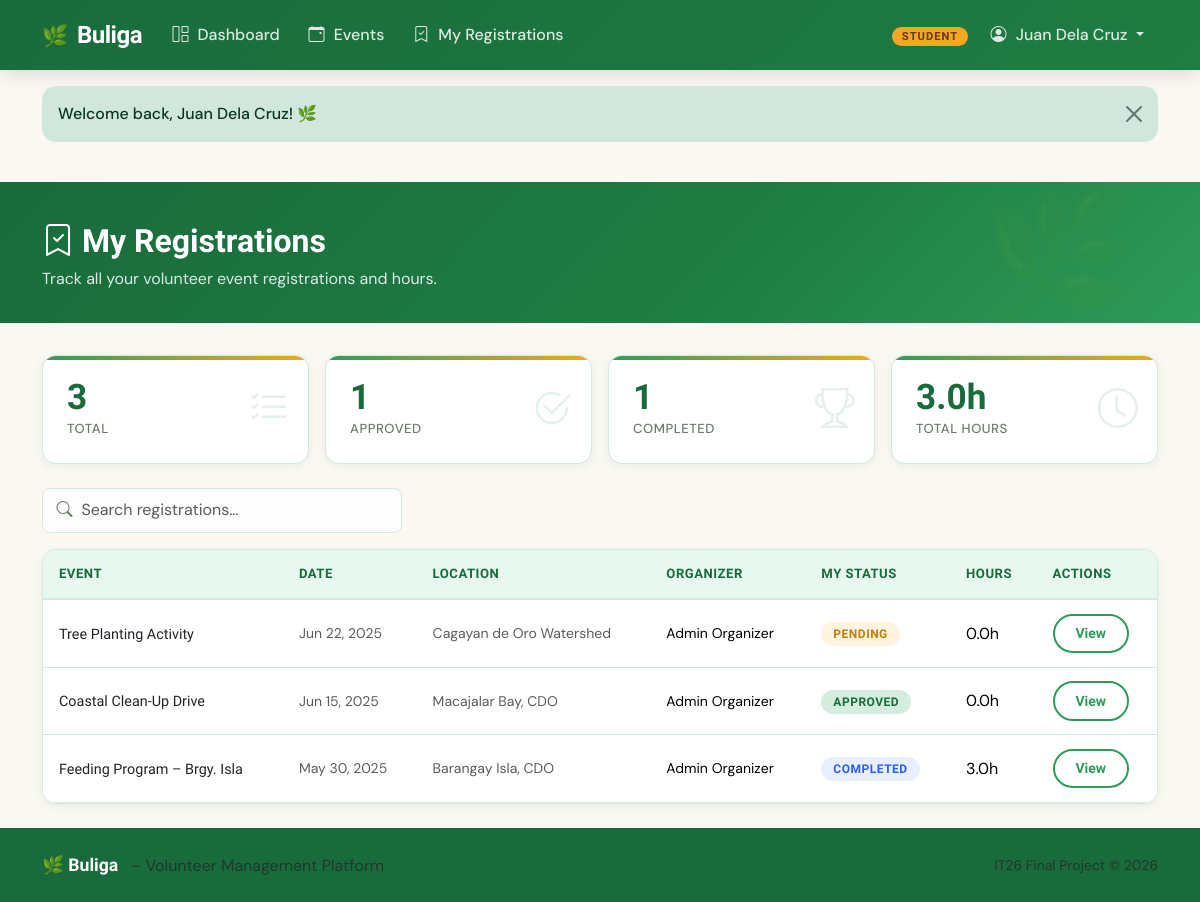
The page /student/my-registrations.php (signed in) on the database its author committed.
### tables this page shows
CREATE TABLE registrations (
    id              INT AUTO_INCREMENT PRIMARY KEY,
    student_id      INT             NOT NULL,
    event_id        INT             NOT NULL,
    status          ENUM('pending','approved','rejected','completed') NOT NULL DEFAULT 'pending',
    hours_rendered  DECIMAL(5,2)    DEFAULT 0.00,
    registered_at   DATETIME        DEFAULT CURRENT_TIMESTAMP,
    updated_at      DATETIME        DEFAULT CURRENT_TIMESTAMP ON UPDATE CURRENT_TIMESTAMP,
    UNIQUE KEY uq_student_event (student_id, event_id),
    CONSTRAINT fk_reg_student
        FOREIGN KEY (student_id) REFERENCES users(id) ON DELETE CASCADE,
    CONSTRAINT fk_reg_event
        FOREIGN KEY (event_id) REFERENCES events(id) ON DELETE CASCADE
);

CREATE TABLE events (
    id              INT AUTO_INCREMENT PRIMARY KEY,
    organizer_id    INT             NOT NULL,
    title           VARCHAR(220)    NOT NULL,
    description     TEXT            NOT NULL,
    location        VARCHAR(255)    NOT NULL,
    event_date      DATE            NOT NULL,
    start_time      TIME            NOT NULL,
    end_time        TIME            NOT NULL,
    slots           INT             NOT NULL DEFAULT 20,      
    image_url       VARCHAR(255)    DEFAULT NULL,
    status          ENUM('open','closed','cancelled') NOT NULL DEFAULT 'open',
    created_at      DATETIME        DEFAULT CURRENT_TIMESTAMP,
    updated_at      DATETIME        DEFAULT CURRENT_TIMESTAMP ON UPDATE CURRENT_TIMESTAMP,
    CONSTRAINT fk_events_organizer
        FOREIGN KEY (organizer_id) REFERENCES users(id) ON DELETE CASCADE
);

CREATE TABLE users (
    id          INT AUTO_INCREMENT PRIMARY KEY,
    full_name   VARCHAR(150)    NOT NULL,
    email       VARCHAR(180)    NOT NULL UNIQUE,
    password    VARCHAR(255)    NOT NULL,                     
    role        ENUM('student','organizer') NOT NULL DEFAULT 'student',
    avatar_url  VARCHAR(255)    DEFAULT NULL,
    bio         TEXT            DEFAULT NULL,
    created_at  DATETIME        DEFAULT CURRENT_TIMESTAMP,
    updated_at  DATETIME        DEFAULT CURRENT_TIMESTAMP ON UPDATE CURRENT_TIMESTAMP
);

### student/my-registrations.php (the view, shortened to what this page needs)
<?php
$db  = getDB();
$uid = currentUserId();
$stmt = $db->prepare("
    SELECT
        r.id           AS reg_id,
        r.status       AS reg_status,
        r.hours_rendered,
        r.registered_at,
        e.id           AS event_id,
        e.title        AS event_title,
        e.event_date,
        e.location,
        e.start_time,
        e.end_time,
        e.status       AS event_status,
        u.full_name    AS organizer_name
    FROM registrations r
    INNER JOIN events e ON r.event_id = e.id       -- INNER JOIN: event data
    INNER JOIN users u  ON e.organizer_id = u.id   -- INNER JOIN: organizer data
    WHERE r.student_id = ?
    ORDER BY e.event_date DESC
");
$stmt->execute([$uid]);
$regs = $stmt->fetchAll();
$total_hours = array_sum(array_column($regs, 'hours_rendered'));
require_once __DIR__ . '/../includes/header.php';
?>
<div class="page-hero">
    <div class="container">
        <h1><i class="bi bi-bookmark-check me-2"></i>My Registrations</h1>
        <p>Track all your volunteer event registrations and hours.</p>
    </div>
</div>
<div class="container">
    <div class="row g-3 mb-4">
        <div class="col-6 col-md-3">
            <div class="stat-card">
                <div class="stat-value"><?= count($regs) ?></div>
                <div class="stat-label">Total</div>
                <i class="bi bi-list-check stat-icon"></i>
            </div>
        </div>
        <div class="col-6 col-md-3">
            <div class="stat-card">
                <div class="stat-value"><?= count(array_filter($regs, fn($r) => $r['reg_status'] === 'approved')) ?></div>
                <div class="stat-label">Approved</div>
                <i class="bi bi-check2-circle stat-icon"></i>
            </div>
        </div>
        <div class="col-6 col-md-3">
            <div class="stat-card">
                <div class="stat-value"><?= count(array_filter($regs, fn($r) => $r['reg_status'] === 'completed')) ?></div>
                <div class="stat-label">Completed</div>
                <i class="bi bi-trophy stat-icon"></i>
            </div>
        </div>
        <div class="col-6 col-md-3">
            <div class="stat-card">
                <div class="stat-value"><?= number_format($total_hours, 1) ?>h</div>
                <div class="stat-label">Total Hours</div>
                <i class="bi bi-clock stat-icon"></i>
            </div>
        </div>
    </div>
    <div class="mb-3 search-bar" style="max-width:360px;">
        <i class="bi bi-search"></i>
        <input type="text" class="form-control"
               data-search-table="#regTable"
               placeholder="Search registrations…" />
    </div>
    <?php if ($regs): ?>
    <div class="buliga-table">
        <table class="table mb-0" id="regTable">
            <thead>
                <tr>
                    <th data-sortable>Event</th>
                    <th data-sortable>Date</th>
                    <th data-sortable>Location</th>
                    <th data-sortable>Organizer</th>
                    <th data-sortable>My Status</th>
                    <th data-sortable>Hours</th>
                    <th>Actions</th>
                </tr>
            </thead>
            <tbody>
            <?php foreach ($regs as $r): ?>
                <tr>
                    <td>
                        <a href="/student/event-detail.php?id=<?= $r['event_id'] ?>"
                           class="fw-sora text-dark" style="font-size:.9rem;">
                            <?= htmlspecialchars($r['event_title']) ?>
                        </a>
                    </td>
                    <td class="small text-muted"><?= date('M d, Y', strtotime($r['event_date'])) ?></td>
                    <td class="small text-muted"><?= htmlspecialchars($r['location']) ?></td>
                    <td class="small"><?= htmlspecialchars($r['organizer_name']) ?></td>
                    <td>
                        <span class="status-badge status-<?= $r['reg_status'] ?>">
                            <?= ucfirst($r['reg_status']) ?>
                        </span>
                    </td>
                    <td><?= number_format($r['hours_rendered'], 1) ?>h</td>
                    <td>
                        <a href="/student/event-detail.php?id=<?= $r['event_id'] ?>"
                           class="btn btn-outline-buliga btn-sm">View</a>
                    </td>
                </tr>
            <?php endforeach; ?>
            </tbody>
        </table>
    </div>
    <?php endif; ?>
</div>
<?php require_once __DIR__ . '/../includes/footer.php'; ?>

### assets/css/buliga.css (style rules this page uses)
:root { --green-deep: #1a6b3c; --green-mid: #2d9b5a; --green-light: #5bbf85; --green-pale: #e8f7ef; --amber: #f5a623; --amber-dark: #c47d0e; --amber-light: #fff4e0; --soil: #5c3d1e; --cream: #faf8f3; --text-dark: #1c2c1c; --text-muted: #6b7b6b; --surface: #ffffff; --border: #d4e8db; --shadow-sm: 0 2px 8px rgba(26,107,60,.08); --shadow-md: 0 6px 24px rgba(26,107,60,.12); --shadow-lg: 0 16px 48px rgba(26,107,60,.16); --radius: 14px; --radius-sm: 8px; --radius-pill: 999px; }
*, *::before, *::after { box-sizing: border-box; }
body { font-family: 'DM Sans', sans-serif; background: var(--cream); color: var(--text-dark); min-height: 100vh; display: flex; flex-direction: column; }
h1, h2, h3, h4, h5, h6, .buliga-brand, .display-title { font-family: 'Sora', sans-serif; font-weight: 700; }
a { color: var(--green-mid); text-decoration: none; }
.btn-outline-buliga { background: transparent; border: 2px solid var(--green-mid); color: var(--green-mid); font-family: 'Sora', sans-serif; font-weight: 600; border-radius: var(--radius-pill); padding: 0.45rem 1.3rem; transition: all 0.2s; }
.stat-card { background: var(--surface); border: 1px solid var(--border); border-radius: var(--radius); padding: 1.5rem; box-shadow: var(--shadow-sm); position: relative; overflow: hidden; }
.stat-card::before { content: ''; position: absolute; top: 0; left: 0; right: 0; height: 4px; background: linear-gradient(90deg, var(--green-mid), var(--amber)); }
.stat-card .stat-value { font-family: 'Sora', sans-serif; font-size: 2.2rem; font-weight: 800; color: var(--green-deep); line-height: 1; }
.stat-card .stat-label { font-size: 0.82rem; color: var(--text-muted); font-weight: 500; text-transform: uppercase; letter-spacing: 0.5px; margin-top: 4px; }
.stat-card .stat-icon { position: absolute; right: 1.2rem; top: 50%; transform: translateY(-50%); font-size: 2.5rem; opacity: 0.1; color: var(--green-deep); }
.page-hero { background: linear-gradient(135deg, var(--green-deep) 0%, #1e7d42 60%, #2d9b5a 100%); color: #fff; padding: 2.5rem 0 2rem; margin-bottom: 2rem; position: relative; overflow: hidden; }
.page-hero::after { content: '🌿'; position: absolute; right: 5%; top: 50%; transform: translateY(-50%); font-size: 8rem; opacity: 0.08; pointer-events: none; }
.page-hero h1 { font-size: 2rem; margin-bottom: 0.4rem; }
.page-hero p { opacity: 0.85; margin-bottom: 0; }
.form-control, .form-select { border: 1.5px solid var(--border); border-radius: var(--radius-sm); padding: 0.6rem 0.9rem; transition: border-color 0.2s, box-shadow 0.2s; background: #fdfdfd; }
.status-badge { display: inline-block; padding: 3px 12px; border-radius: var(--radius-pill); font-size: 0.75rem; font-weight: 700; font-family: 'Sora', sans-serif; letter-spacing: 0.5px; text-transform: uppercase; }
.status-pending { background: #fff4e0; color: var(--amber-dark); }
.status-approved { background: #d4eddf; color: var(--green-deep); }
.status-completed { background: #e8f0ff; color: #2c5cf7; }
.buliga-table { background: var(--surface); border-radius: var(--radius); overflow: hidden; box-shadow: var(--shadow-sm); border: 1px solid var(--border); }
.buliga-table thead th { background: var(--green-pale); color: var(--green-deep); font-family: 'Sora', sans-serif; font-weight: 700; font-size: 0.82rem; text-transform: uppercase; letter-spacing: 0.5px; border-bottom: 2px solid var(--border); padding: 0.9rem 1rem; }
.buliga-table tbody tr { border-bottom: 1px solid var(--border); transition: background 0.15s; }
.buliga-table tbody td { padding: 0.85rem 1rem; vertical-align: middle; }
.search-bar { position: relative; }
.search-bar .bi-search { position: absolute; left: 0.9rem; top: 50%; transform: translateY(-50%); color: var(--text-muted); }
.search-bar input { padding-left: 2.4rem; }
.fw-sora { font-family: 'Sora', sans-serif; }

### rows shown on the page
registrations: event.title "Tree Planting Activity", event.event_date "Jun 22, 2025", event.location "Cagayan de Oro Watershed", users.full_name "Admin Organizer", status "PENDING", hours_rendered "0.0"
registrations: event.title "Coastal Clean-Up Drive", event.event_date "Jun 15, 2025", event.location "Macajalar Bay, CDO", users.full_name "Admin Organizer", status "APPROVED", hours_rendered "0.0"
registrations: event.title "Feeding Program – Brgy. Isla", event.event_date "May 30, 2025", event.location "Barangay Isla, CDO", users.full_name "Admin Organizer", status "COMPLETED", hours_rendered "3.0"

### other values the page prints
$role "STUDENT"
$_SESSION['full_name'] "Juan Dela Cruz"
$flash['message'] "Welcome back, Juan Dela Cruz! 🌿"
count($regs) "3"
count(array_filter($regs, fn($r) => $r['reg_status'] === 'approved')) "1"
count(array_filter($regs, fn($r) => $r['reg_status'] === 'completed')) "1"
$total_hours "3.0"
